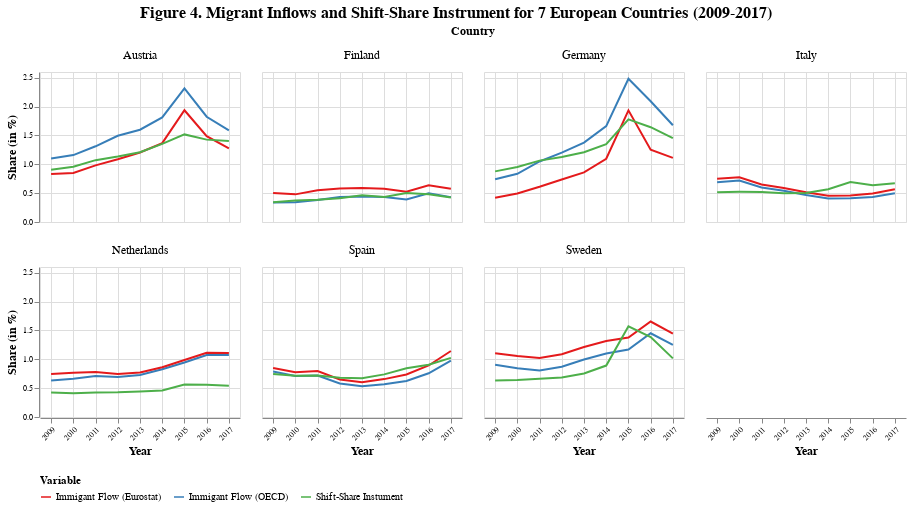

The notebook cell saved with this chart:
### Code cell
chart = alt.Chart(df_lambda).mark_line().encode(
    x = 'Year:N',
    y = alt.Y('Value:Q', title = 'Share (in %)'),
    color = alt.Color('Variable:O', legend=alt.Legend(orient = 'bottom'), scale=alt.Scale(scheme='set1'))
).properties(
    width = 200,
    height = 150
).facet(
    'Country',
    columns = 4
).configure_axisX(
    labelAngle = -45,
    grid = True
).configure_axis(
    labelFontSize = 8,
    titleFontSize = 12
).configure_header(
    titleFontSize=12,
    labelFontSize=12
).properties(
    title='Figure 4. Migrant Inflows and Shift-Share Instrument for 7 European Countries (2009-2017)'
).configure_title(
    fontSize=16,
    anchor='middle')

#chart.save('Figure 4.html')
chart

### Figure 1 — Vega-Lite specification as saved in the notebook (floating-point values rounded to 4 significant figures; data arrays with more than 128 entries replaced by an {"elided": "..."} marker saying what was removed)
{"config": {"view": {"continuousWidth": 400, "continuousHeight": 300}, "axis": {"labelFontSize": 8, "titleFontSize": 12}, "axisX": {"grid": true, "labelAngle": -45}, "header": {"labelFontSize": 12, "titleFontSize": 12}, "title": {"anchor": "middle", "fontSize": 16}}, "data": {"name": "data-7eea0addf4e6e178db8260e0242cfe85"}, "facet": {"type": "nominal", "field": "Country"}, "spec": {"mark": "line", "encoding": {"color": {"type": "ordinal", "field": "Variable", "legend": {"orient": "bottom"}, "scale": {"scheme": "set1"}}, "x": {"type": "nominal", "field": "Year"}, "y": {"type": "quantitative", "field": "Value", "title": "Share (in %)"}}, "height": 150, "width": 200}, "columns": 4, "title": "Figure 4. Migrant Inflows and Shift-Share Instrument for 7 European Countries (2009-2017)", "$schema": "https://vega.github.io/schema/vega-lite/v4.8.1.json", "datasets": {"data-7eea0addf4e6e178db8260e0242cfe85": {"elided": "189 records"}}}
